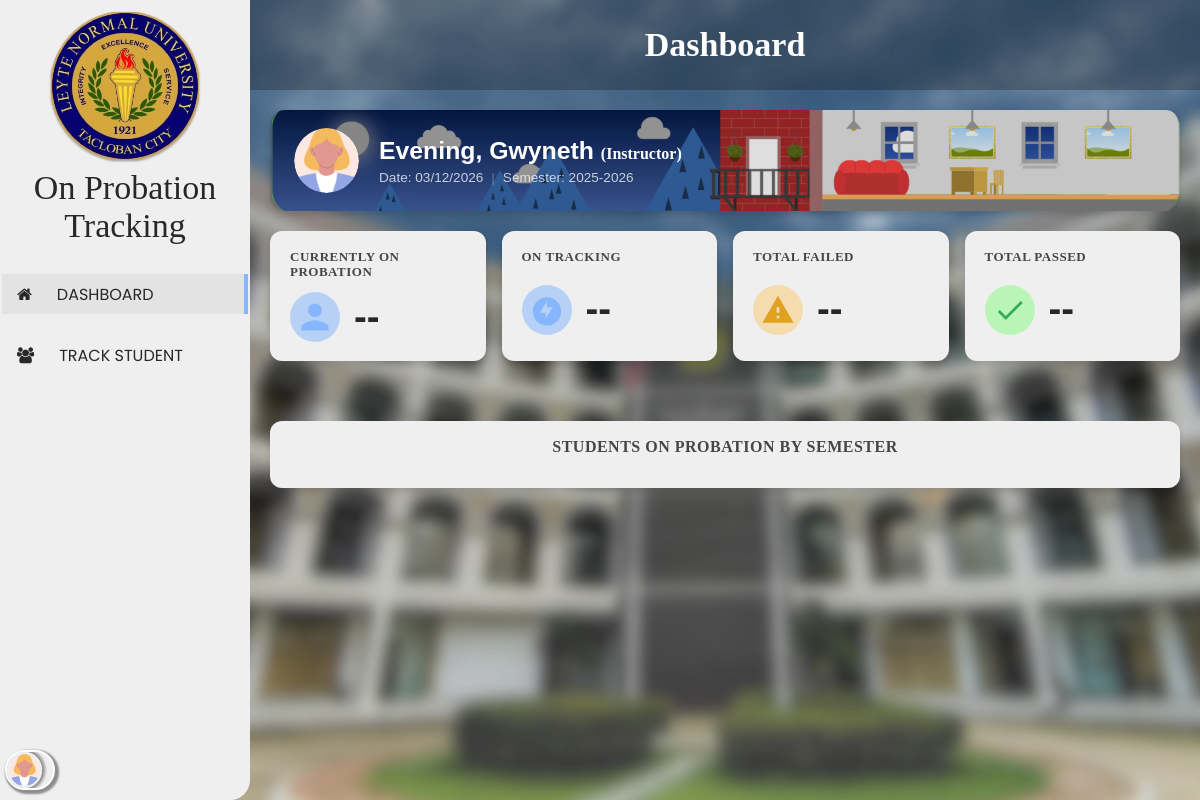
Before: / (signed in) with the older database file.
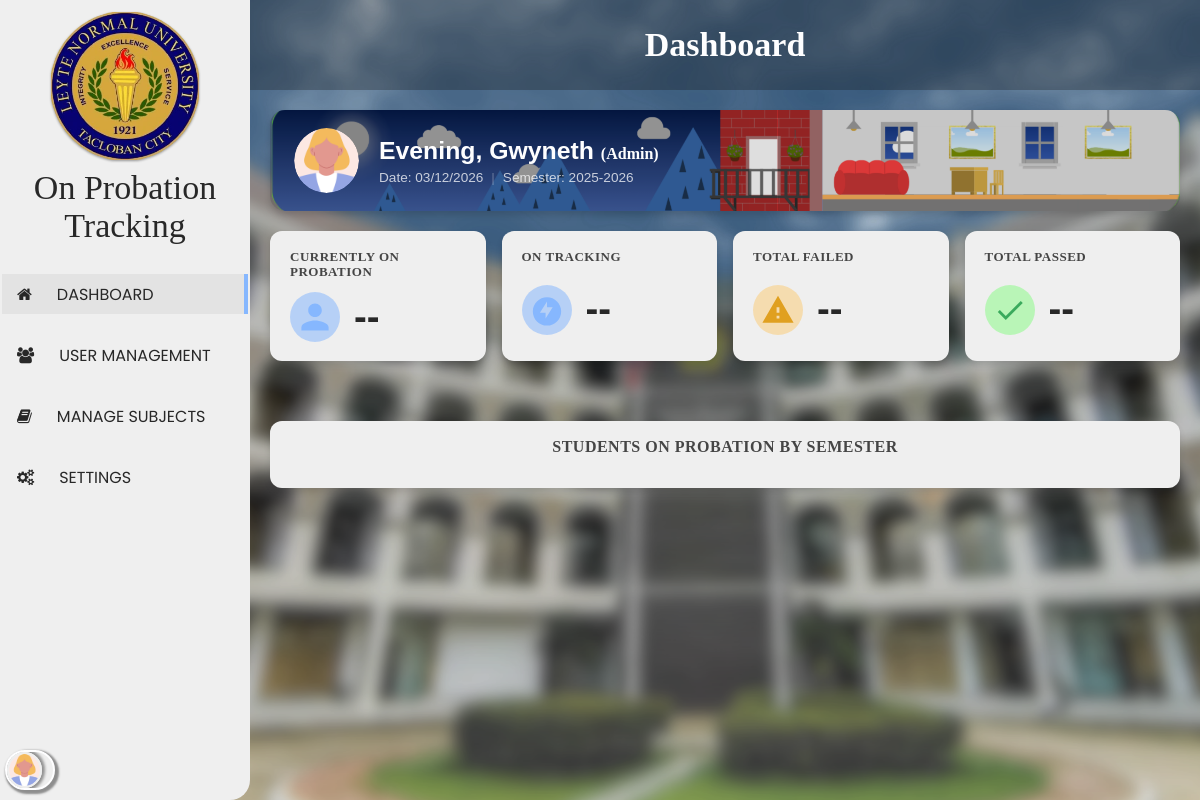
After: the same page with the newer database file.
### website/models.py (models this page shows, shortened)
class Users(db.Model, UserMixin):
    user_id = db.Column(db.Integer, primary_key=True)
    username = db.Column(db.String(50))
    email = db.Column(db.String(150), unique=True)
    password = db.Column(db.String(150))
    status = db.Column(db.String(50))
    avatar = db.Column(db.String(50))
    type = db.Column(db.Integer, db.ForeignKey('user_type.type_id'))
    misc = db.Column(db.String(1024))
    date = db.Column(db.DateTime(timezone=True), default=manila_time)

class UserType(db.Model):
    type_id = db.Column(db.Integer, primary_key=True)
    type = db.Column(db.String(50))# e.g. instructor, dean, associate_dean

### website/views.py (the view)
@views.route('/', methods=['GET', 'POST'])
def home():
    page = 'home'
    if not current_user.is_authenticated:
        return render_template("login.html", user=current_user, page=page)
    if current_user.status != 'confirmed':
        flash(category="warning",message="Please Activate your Account Email")
    return render_template("dashboard.html", user=current_user, page=page)

### website/templates/dashboard.html (shortened to what this page needs)
{% extends "base.html" %}
{% block extra_css %}
<link rel="stylesheet" href="{{ url_for('static', filename='css/daimofuu_titlebar.css') }}">
<link rel="stylesheet" href="{{ url_for('static', filename='css/daimofuu_buttons.css') }}">
<link rel="stylesheet" href="{{ url_for('static', filename='css/main_home_dash.css') }}">
{% endblock %}
{% block contents %}
		{% if page == "preview" and not current_user.is_authenticated %}
		<div class="df_titlebar_main_con third_background_faded primary_color_invert custom_pinned">
			<div class="title_text_big">
				<div class="logo_title_con">
				</div>
			</div>
			<div class="nav_buttons_top">
				<div class="nav_button_entry" onclick="go_to('login');">
					Login
				</div>
				<div class="nav_button_entry active">
					Preview
				</div>
				<div class="nav_button_entry" onclick="go_to('about');">
					About
				</div>
			</div>
		</div>
		{% else %}
		<div class="df_titlebar_main_con center third_background_faded primary_color_invert glass" id="dash_title_top">
		<div class="title_container">
			<div class="text_banner big">Dashboard</div>
		</div>
	</div>
		{% endif %}
<div id="dash_contents" class="primary_color">
		{% include ('fragments/main_dash.html') %}
		{% include ('fragments/main_chart.html') %}
</div>
{% endblock %}

### website/templates/base.html (shortened to what this page needs)
<!DOCTYPE html>
<html lang="en">
<head>
	<link rel="stylesheet" href="{{ url_for('static', filename='css/main.css') }}">
	<link rel="stylesheet" href="{{ url_for('static', filename='css/daimofuu_sidebar.css') }}">
	<link rel="stylesheet" href="{{ url_for('static', filename='css/modal_styles.css') }}">
	<link rel="stylesheet" href="{{ url_for('static', filename='css/modal_views.css') }}">
	<link rel="stylesheet" href="{{ url_for('static', filename='css/account_card.css') }}">
	<link rel="stylesheet" href="{{ url_for('static', filename='css/typography.css') }}">
	{% block extra_css %} {% endblock %}
	<link id='' rel="stylesheet" href="{{ url_for('static', filename='css/loader.css') }}">
	{% if get_theme() == 'dark' %}
	<link  id='theme' rel="stylesheet" href="{{ url_for('static', filename='css/coloring_dark.css') }}">
	{% else %}
	<link  id='theme' rel="stylesheet" href="{{ url_for('static', filename='css/coloring.css') }}">
	{% endif %}
	<link rel="stylesheet" href="{{ url_for('static', filename='css/font-awesome.css') }}">
</head>
<body class="primary_background primary_color" id="main_body">
		<div class="main_container_side_bar">
			<div class="sidebar_container_dynamic primary_background" id="df_sidebar">
				<div class="sidabar_buttons_con primary_background">
					<div class="sidebar_box_con logo_contianer">
						<div class="rounded_logo_ "> </div>
						<div class="big onside_title"> On Probation Tracking </div>
					</div>
		<div class="sidebar_box_con">
			<div class="sidebar_button df_button active primary_color" onclick="closeAllPages();activate(this);" tooltip="Close All pages and go back to Home"> <span class="fa fa-home"> </span>
			<span class="normal nav_text"> Dashboard </span>
			</div>
		</div>
{%if current_user.is_authenticated %}
		{% if current_user.type == 4 %}
		<div class="sidebar_box_con" >
			<div class="sidebar_button df_button primary_color" onclick="showUserManageTable(this);" > <span class="fa fa-users" tooltip="Manage User Roles / Add User"> </span> <span class="normal nav_text"> User Management </span> </div>
		</div>
		<div class="sidebar_box_con" >
			<div class="sidebar_button df_button primary_color" onclick="showSubjectManagementPage(this);" > <span class="fa fa-book" tooltip="Manage User Roles / Add User"> </span> <span class="normal nav_text"> Manage Subjects </span> </div>
		</div>
		<div class="sidebar_box_con" >
			<div class="sidebar_button df_button primary_color" onclick="showSettingsPage(this);" > <span class="fa fa-cogs" tooltip="Open the page for Settings"> </span> <span class="normal nav_text"> Settings </span> </div>
		</div>
		{% else %}
		<div class="sidebar_box_con" >
			<div class="sidebar_button df_button primary_color" onclick="showTrackingTable(this);" tooltip="Go to Student Tracking Page"> <span class="fa fa-users"> </span> <span class="normal nav_text"> Track Student </span> </div>
		</div>
		{% endif %}
{% endif %}
				<div class="sidebar_box_con user_contianer"> </div>
				</div>
				<div class="sidebar_contents_container">
				</div>
			</div>
			<div class="general_container_ primary_color_invert " id="general_container">
				{% block contents %}
				{%endblock%}
			</div>
			<div class="user_capsule_container primary_background primary_color" onclick="togle_dia_user(this);">
				<div class="mini_icon_con">
					{% if current_user.is_authenticated %}
					<img class="_icon_user_" src="{{ url_for('static', filename='images/'+current_user.avatar+'.png') }}" alt="user-icon"/>
					{% else %}
					<img class="_icon_user_" src="{{url_for('static',  filename='images/person_user.png') }}" alt="user-icon"/>
					{% endif %}
				</div>
			</div>
		</div>
</body>
</html>

### website/templates/fragments/main_dash.html (shortened to what this page needs)
<link
  rel="stylesheet"
  href="{{ url_for('static', filename='css/main_home_dash.css') }}"
/>
<div class="dash_contents_con">
  <div class="dash_greeting_banner primary_background" id="dash_greeting_banner">
<div class="dash_greeting_avatar">
  <img
    src="{% if current_user.is_authenticated %}
            {{ url_for('static', filename='images/' + current_user.avatar + '.png') }}
         {% else %}
            {{ url_for('static', filename='images/user.png') }}
         {% endif %}"
    alt="User Avatar"
    class="greeting_avatar_img"
    onerror="
      this.style.background = '#4a5a9a';
      this.src = '';
      this.onerror = null;
    "
  />
</div>
<div class="dash_greeting_text">
  <div class="dash_greeting_name primary_color_invert">
    <span id="dash_greeting_time">Hello</span>,
    {% if current_user.is_authenticated %}
      {{ current_user.username }} <span class="role_text normal">({{ get_user_type(current_user.type).type }})</span>
    {% else %}
      Visitor
    {% endif %}
  </div>
  <div class="dash_greeting_meta primary_color_invert">
    <span>Date: <span id="dash_today_date">--/--/----</span></span>
    <span class="meta_sep">|</span>
    <span>Semester: <span id="dash_semester">----</span></span>
  </div>
</div>
    <div class="bg_banner"></div>
  </div>
  <div class="dash_cards_grid">
    <div class="dash_stat_card primary_background">
      <div class="dash_stat_label primary_color normal">
        Currently on Probation
      </div>
      <div class="dash_stat_body">
        <span class="dash_stat_icon secondary_color">
          <svg xmlns="http://www.w3.org/2000/svg" viewBox="0 0 24 24" fill="currentColor">
            <path d="M12 12c2.7 0 4.8-2.1 4.8-4.8S14.7 2.4 12 2.4 7.2 4.5 7.2 7.2 9.3 12 12 12zm0 2.4c-3.2 0-9.6 1.6-9.6 4.8v2.4h19.2v-2.4c0-3.2-6.4-4.8-9.6-4.8z"/>
          </svg>
        </span>
        <span class="dash_stat_number primary_color" id="stat_probation">
        </span>
      </div>
    </div>
    <div class="dash_stat_card primary_background">
      <div class="dash_stat_label primary_color normal">On Tracking</div>
      <div class="dash_stat_body">
        <span class="dash_stat_icon secondary_color">
          <svg xmlns="http://www.w3.org/2000/svg" viewBox="0 0 24 24" fill="currentColor">
            <path d="M12 3C6.48 3 2 7.48 2 13s4.48 10 10 10 10-4.48 10-10S17.52 3 12 3zm-1 15v-4H7l5-8v4h4l-5 8z"/>
          </svg>
        </span>
        <span class="dash_stat_number primary_color" id="stat_tracking">
        </span>
      </div>
    </div>
    <div class="dash_stat_card primary_background">
      <div class="dash_stat_label primary_color normal">Total Failed</div>
      <div class="dash_stat_body">
        <span class="dash_stat_icon dash_stat_icon_warn">
          <svg xmlns="http://www.w3.org/2000/svg" viewBox="0 0 24 24" fill="currentColor">
            <path d="M1 21h22L12 2 1 21zm12-3h-2v-2h2v2zm0-4h-2v-4h2v4z"/>
          </svg>
        </span>
        <span class="dash_stat_number primary_color" id="stat_failed">
        </span>
      </div>
    </div>
    <div class="dash_stat_card primary_background">
      <div class="dash_stat_label primary_color normal">Total Passed</div>
      <div class="dash_stat_body">
        <span class="dash_stat_icon dash_stat_icon_success">
          <svg xmlns="http://www.w3.org/2000/svg" viewBox="0 0 24 24" fill="currentColor">
            <path d="M9 16.17L4.83 12l-1.42 1.41L9 19 21 7l-1.41-1.41z"/>
          </svg>
        </span>
        <span class="dash_stat_number primary_color" id="stat_passed">
        </span>
      </div>
    </div>
  </div>
</div>

### website/templates/fragments/main_chart.html (shortened to what this page needs)
<section class="padded_container">
  <div class="primary_background" id="probation_chart_con">
    <div class="primary_color normal chart_title bold big centered">
      Students on Probation by Semester
    </div>
  </div>
</section>

### website/static/css/main.css (style rules this page uses)
body { margin:0; font-family:Comfortaa; min-height:100%; padding:0px; color:white; }
.primary_color_invert { color:white; }
#dash_title_top { z-index:5; }
.glass { backdrop-filter:blur(2px); }
#general_container { animation:zoomInWithCircle 0.3s ease-out forwards; -webkit-animation:zoomInWithCircle 0.3s ease-out forwards; }
.onside_title { padding:8px; text-align:center; max-height:0px; overflow:hidden; }
.center { text-align:center !important; align-items:center; }

### website/static/css/daimofuu_sidebar.css (style rules this page uses)
body, html { margin:0; min-height:400px; padding:0px; font-family:Montserrat Ace Regular; }
* { box-sizing:border-box; }
#main_body { background-color:var(--primary_background_darker); background-image:var(--bg_src); background-size:cover; background-attachment:fixed; transition:0.2s; -webkit-transition:0.2s; }
.main_container_side_bar { width:100%; min-height:400px; position:relative; display:flex; min-height: 100vh; }
.sidebar_container_dynamic { width:100%; max-width:60px; min-height:100vh; min-width:60px; top:0px; display:inline-block; overflow-x:hidden; overflow-y:hidden; -webkit-transition:0.2s; transition:0.2s; border-radius:0px; position:fixed !important; z-index:10; }
.general_container_ { width:100%; padding-left:60px; display:inline-block; overflow-x:hidden; overflow-y:hidden; }
.sidebar_container_dynamic > .sidabar_buttons_con { width:100%; max-width:60px; min-width:60px; min-height:inherit; border-radius:0 0 0px 0px; display:flex; flex-direction:column; overflow:hidden; position:absolute; top:0; left:0; padding-bottom:60px; }
.sidebar_box_con { width:100%; min-height:50px; margin-top:1px; padding:10px; padding-left:2px; padding-right:2px; position:relative; }
.sidebar_box_con > .sidebar_button { width:100%; min-height:40px; position:relative; display:flex; align-items:center; justify-content:center; border-right:4px rgba(0,0,0,0) solid; cursor:pointer; border-radius:0px !important; border-bottom:transparent !important; box-shadow:none; -webkit-transition:0.2s; transition:0.2s; }
.sidebar_box_con > .sidebar_button.active { border-right:4px var(--secondary_color) solid; background:var(--primary_background_darker); }
.sidebar_box_con.logo_contianer { min-height:70px; }
.sidebar_box_con.user_contianer { min-height:70px; position:absolute; bottom:0px; z-index:2; overflow:visible; }
.user_capsule_container { position:fixed; z-index:11; width:50px; max-width:200px; min-height:40px; border:solid var(--primary_color_invert) 2px; bottom:10px; left:5px; border-radius:20px; box-shadow:2px 2px 2px 2px rgba(45,45,45,0.5); max-height:40px; overflow:hidden; -webkit-transition:0.3s; transition:0.3s; }
.sidebar_contents_container { width:100%; min-height:300px; overflow-y:auto; overflow-x:hidden; padding-left:60px; min-width:60px; padding-top:30px; }
.rounded_logo_ { background-image:url(../images/lnu_logo.webp); width:100%; min-height:50px; background-size:60% auto; background-position:center; background-repeat:no-repeat; transition:0.2s; }
.big { font-size:34px; }
.normal { font-size:16px; }
.sidebar_button > .nav_text { display:none; }
@media screen and (min-width: 1000px) { .sidebar_container_dynamic { position: absolute; bottom: 0px; overflow: hidden; max-width:250px; border-radius:0 0px 20px 0; background:none !important; } }
@media screen and (min-width: 1000px) { .sidabar_buttons_con { max-width: 250px !important; top: unset !important; max-height:55px; padding-left:0px; } }
@media screen and (min-width: 1000px) { .general_container_ { padding-left:250px; } }
@media screen and (min-width: 1000px) { .sidebar_box_con > .sidebar_button { justify-content:flex-start; padding-left:15px; } }
@media screen and (min-width: 1000px) { .sidebar_button > span.fa { padding-right:5px; } }
@media screen and (min-width: 1000px) { .sidebar_button > .nav_text { display:block; text-align:left; padding-left:20px; text-transform: uppercase; font-family:Poppins; } }
@media screen and (min-width: 1000px) { .rounded_logo_ { filter: drop-shadow(0px 1px 1px rgba(20, 20, 20, 0.4)); min-height:150px; } }
@media screen and (min-width: 1000px) { .onside_title { overflow:show; max-height:unset; } }

### website/static/css/typography.css (style rules this page uses)
body, html { font-family:Gotham Rounded; }
.big { font-size:34px; line-height:initial; }
.normal { font-size:16px; line-height:15px; font-family: 'Gotham Rounded'; }
.bold { font-weight:bold; }

### website/static/css/loader.css (style rules this page uses)
* { box-sizing:border-box; }

### website/templates/fragments/main_dash.html (style rules this page uses)
.dash_stat_card { cursor: pointer; transition: transform 0.2s ease, box-shadow 0.2s ease; }

Changed rows visible on the page:
changed Users "Gwyneth": type 1 → 4 (drawn); type.type "Instructor" → "Admin"
Other visible differences:
text no longer shown: "TRACK STUDENT"
text now shown: "USER MANAGEMENT MANAGE SUBJECTS SETTINGS"
